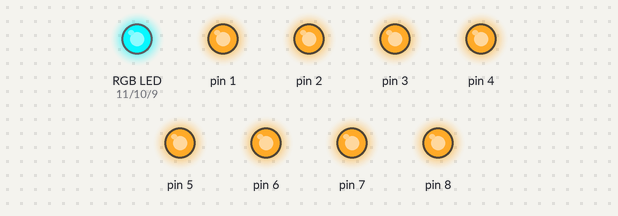
A sketch run on a simulated Arduino Uno, built with avr-gcc and run on an emulated ATmega328P. On the bench: an RGB LED mixed from three pins (HIGH = lit), output pins drawn as LEDs (lit = HIGH). Random numbers use the default seed unless the sketch sets one.

Above: at 0.15 s.
At 3.45 s:
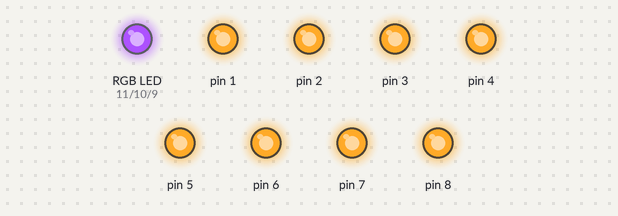
At 7.95 s:
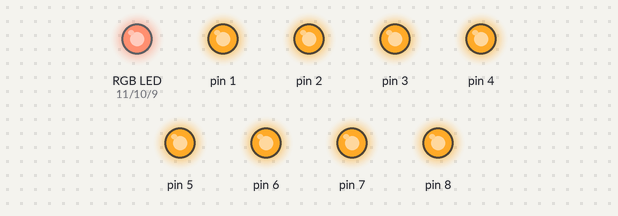
At 19.96 s:
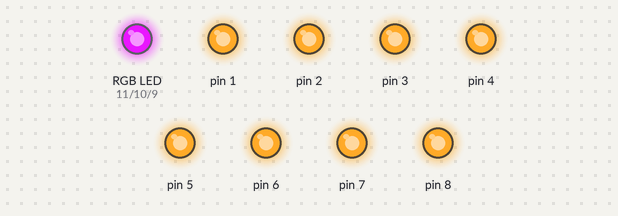
At 29.57 s:
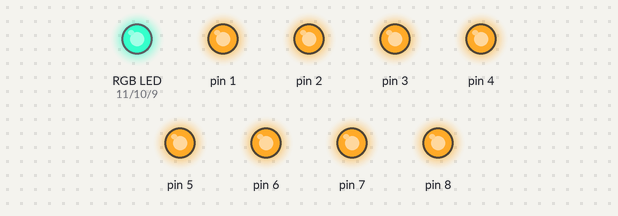
At 39.78 s:
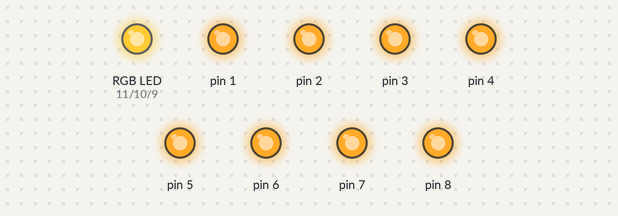
Timing chart, 0 to 40.0 s (numbered marks = the images above):
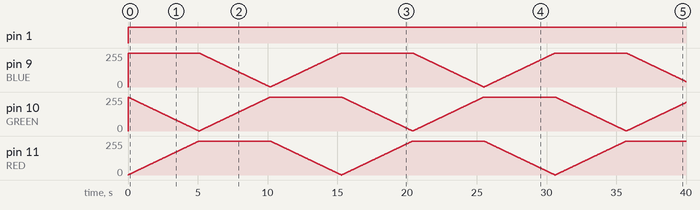

The sketch:

RGB_main.ino
```cpp
#define COLUMN_1 1
#define COLUMN_2 2
#define COLUMN_3 3
#define COLUMN_4 4
#define COLUMN_5 5
#define LAYER_1 6
#define LAYER_2 7
#define LAYER_3 8
#define BLUE 9
#define GREEN 10
#define RED 11

#define delayTime 20

struct Pin{
  int column;
  int layer;
};

void setup() {

  for(int i = 2; i < 12; i++){
    pinMode(i,OUTPUT);
    digitalWrite(i,HIGH);
  }
  /*pinMode(GREEN, OUTPUT);
  pinMode(BLUE, OUTPUT);
  pinMode(RED, OUTPUT);
  digitalWrite(GREEN, HIGH);
  digitalWrite(BLUE, HIGH);
  digitalWrite(RED, HIGH);
  */
}

// Siyaman
Pin randomPin(){
  Pin newPin;
  newPin.column = random(1,6);
  newPin.layer = random(1,4);
  return newPin;
}
// Siyaman
Pin enableRandomPin(Pin oldPin){
    // Turn off old pin
    digitalWrite(oldPin.column,LOW);
    digitalWrite(oldPin.layer,LOW);
    oldPin = randomPin();
    // Turn on new random pin
    digitalWrite(oldPin.column,HIGH);
    digitalWrite(oldPin.layer,HIGH);
    return oldPin;
}

int redVal;
int blueVal;
int greenVal;

void loop() {
  pinMode(1, OUTPUT);
  digitalWrite(1, HIGH);

//  Pin enabledPin = randomPin();
  int redVal = 255;
  int blueVal = 0;
  int greenVal = 0;
  for ( int i = 0 ; i < 255 ; i += 1 ) {
    greenVal += 1;
    redVal -= 1;
    analogWrite( GREEN, 255 - greenVal );
    analogWrite( RED, 255 - redVal );
//    enabledPin = enableRandomPin(enabledPin);

    delay( delayTime );
  }

  redVal = 0;
  blueVal = 0;
  greenVal = 255;
  for ( int i = 0 ; i < 255 ; i += 1 ) {
    blueVal += 1;
    greenVal -= 1;
    analogWrite( BLUE, 255 - blueVal );
    analogWrite( GREEN, 255 - greenVal );
//    enabledPin = enableRandomPin(enabledPin);

    delay( delayTime );
  }

  redVal = 0;
  blueVal = 255;
  greenVal = 0;
  for ( int i = 0 ; i < 255 ; i += 1 ) {
    redVal += 1;
    blueVal -= 1;
    analogWrite( RED, 255 - redVal );
    analogWrite( BLUE, 255 - blueVal );
//    enabledPin = enableRandomPin(enabledPin);

    delay( delayTime );
  }
}
```

Measured:
- by itself, pin 1: LOW → HIGH at 0.00 s
